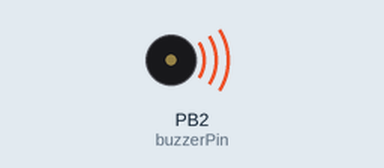
Recording of a sketch running on a simulated ATtiny85, built with avr-gcc and run on an emulated ATtiny85. Parts: buzzer (waves = sounding).

Above: at 0.5 s.
Timing chart, 0 to 6.9 s (numbered marks = the images above):
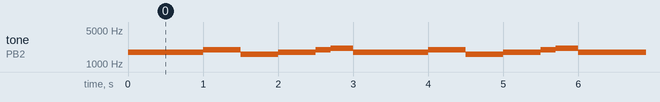

Measured:
- by itself, tone on PB2 (buzzerPin): repeats every 3.0 s: 1976 Hz 0.50 s, 1568 Hz 0.50 s, 1760 Hz 0.50 s, 1976 Hz 0.20 s, 2093 Hz 0.30 s, 1760 Hz 1.0 s

The sketch:

ATTiny85_music_classical.ino
```cpp
/*
Buzzer tutorial
*/
int buzzerPin = 2; //using digital pin 8
//#define NOTE_C6 1047
//#define NOTE_D6 1157
//#define NOTE_E6 1319
//#define NOTE_F6 1397
//#define NOTE_G6 1568
//#define NOTE_A6 1760
//#define NOTE_B6 1976
//#define NOTE_C7 2093

short int NOTE_C6 = 1047;
short int NOTE_G6 = 1568;
short int NOTE_A6 = 1760;
short int NOTE_B6 = 1976;
short int NOTE_C7 = 2093;
//short int

void play(short int note,short int del){
  tone(buzzerPin, note, 500);
  delay(del);
}

void setup()
{
//nothing to set up
}
void loop(){

//tone(pin,frequency,duration)
//tone(buzzerPin, NOTE_A6, 500);
//delay(500);
play(NOTE_A6,500);

//tone(buzzerPin, NOTE_A6, 500);
//delay(500);
play(NOTE_A6,500);

//tone(buzzerPin, NOTE_B6, 500);
//delay(500);
play(NOTE_B6,500);

//tone(buzzerPin, NOTE_G6, 500);
//delay(500);
play(NOTE_G6,500);


//tone(buzzerPin, NOTE_A6, 500);
//delay(500);
play(NOTE_A6,500);

//tone(buzzerPin, NOTE_B6, 500);
//delay(200);
play(NOTE_B6,200);

//tone(buzzerPin, NOTE_C7, 500);
//delay(300);
play(NOTE_C7,300);

//tone(buzzerPin, NOTE_B6, 500);
//delay(500);
//tone(buzzerPin, NOTE_G6, 500);
//delay(500);
//tone(buzzerPin, NOTE_A6, 500);
//delay(500);
//tone(buzzerPin, NOTE_B6, 500);
//delay(200);
//tone(buzzerPin, NOTE_C7, 500);
//delay(300);
//tone(buzzerPin, NOTE_B6, 500);
//delay(500);
//tone(buzzerPin, NOTE_A6, 500);
//delay(500);
//tone(buzzerPin, NOTE_G6, 500);
//delay(500);
//tone(buzzerPin, NOTE_A6, 500);
//delay(500);
}
```
